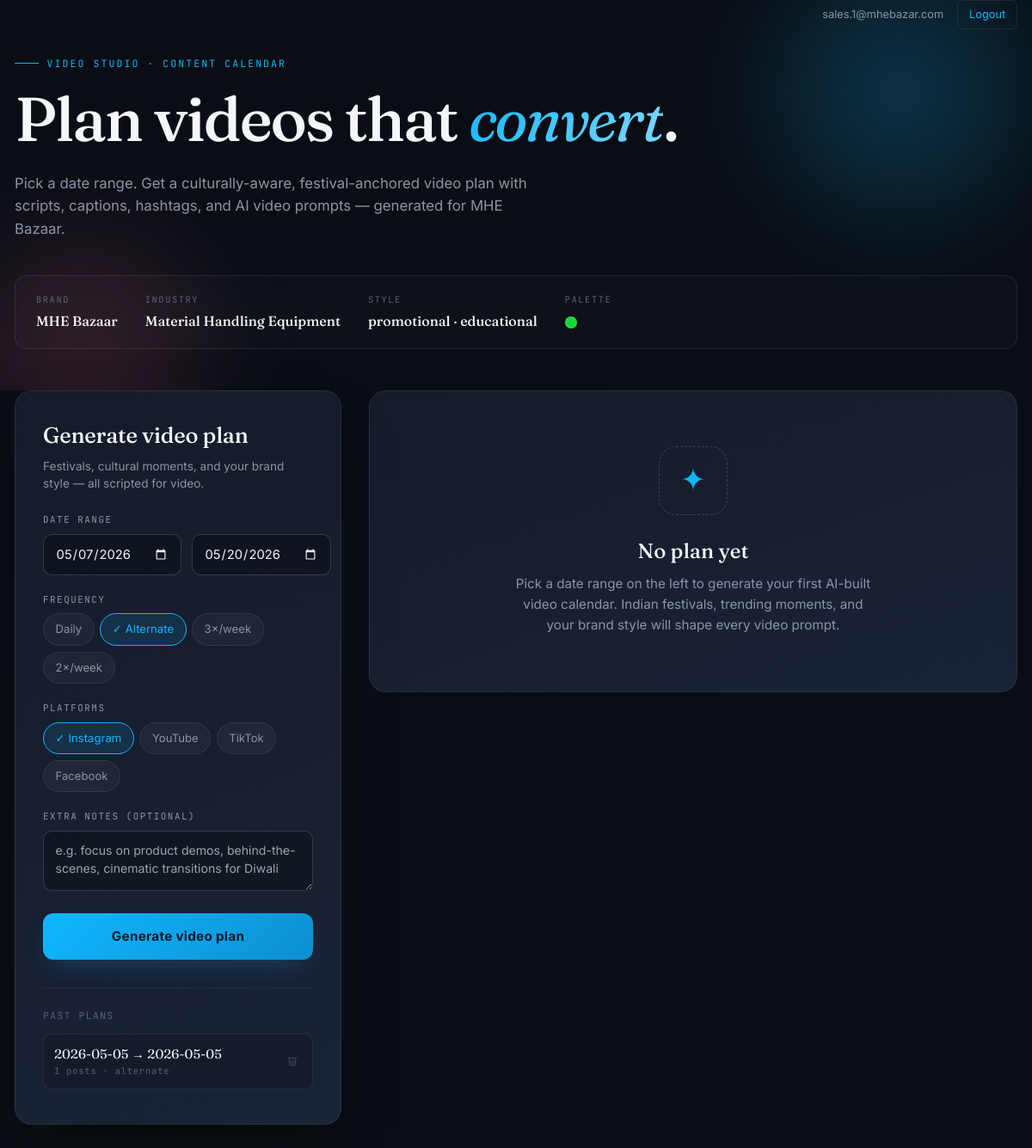
Page /video/ (signed in) on the committed database.
### accounts/models.py (models this page shows, shortened)
class User(AbstractUser):
    email = models.EmailField(unique=True)
    USERNAME_FIELD = 'email'
    REQUIRED_FIELDS = ['username']

### video/models.py (models this page shows, shortened)
class VideoProfile(models.Model):
    user = models.OneToOneField(settings.AUTH_USER_MODEL, on_delete=models.CASCADE, related_name='video_profile')
    brand_name = models.CharField(max_length=255, blank=True, default='')
    industry = models.CharField(max_length=255, blank=True, default='')
    target_platforms = models.JSONField(default=list, blank=True)
    target_audience = models.TextField(blank=True, default='')
    goals = models.TextField(blank=True, default='')
    video_style = models.CharField(max_length=100, blank=True, default='')
    tone = models.CharField(max_length=100, blank=True, default='')
    duration_pref = models.CharField(max_length=50, blank=True, default='5')
    music_preference = models.CharField(max_length=100, blank=True, default='none')
    voiceover = models.BooleanField(default=False)
    brand_colors = models.JSONField(default=list, blank=True)
    logo_url = models.URLField(max_length=1000, blank=True, default='')
    fonts = models.CharField(max_length=255, blank=True, default='')
    instagram = models.CharField(max_length=255, blank=True, default='')
    youtube = models.CharField(max_length=255, blank=True, default='')
    tiktok = models.CharField(max_length=255, blank=True, default='')
    facebook = models.CharField(max_length=255, blank=True, default='')
    linkedin = models.CharField(max_length=255, blank=True, default='')
    created_at = models.DateTimeField(auto_now_add=True)
    updated_at = models.DateTimeField(auto_now=True)
    def to_brand_dict(self):
        return {
            "brand_name": self.brand_name,
            "industry": self.industry,
            "target_audience": self.target_audience,
            "goals": self.goals,
            "video_style": self.video_style,
            "tone": self.tone,
            "duration_pref": self.duration_pref,
            "music_preference": self.music_preference,
            "voiceover": self.voiceover,
            "brand_colors": self.brand_colors or [],
            "fonts": self.fonts,
            "target_platforms": self.target_platforms or [],
            "social_handles": {
                "instagram": self.instagram,
                "youtube": self.youtube,
                "tiktok": self.tiktok,
                "facebook": self.facebook,
                "linkedin": self.linkedin,
            },
        }

class GeneratedVideoPlan(models.Model):
    user = models.ForeignKey(settings.AUTH_USER_MODEL, on_delete=models.CASCADE, related_name='generated_video_plans')
    plan_id = models.CharField(max_length=30, unique=True)
    start_date = models.DateField()
    end_date = models.DateField()
    frequency = models.CharField(max_length=20, default='daily')
    platforms = models.JSONField(default=list)
    summary = models.TextField(blank=True, default='')
    themes = models.JSONField(default=list, blank=True)
    is_bookmarked = models.BooleanField(default=False)
    status        = models.CharField(max_length=20, default='approved') # 'draft' | 'approved' | 'rejected'
    admin_note    = models.TextField(blank=True, default='')
    created_at    = models.DateTimeField(auto_now_add=True)
    approved_at   = models.DateTimeField(null=True, blank=True)
    class Meta:
        ordering = ['-created_at']
    def to_dict(self):
        posts = [p.to_dict() for p in self.video_posts.all().order_by('sort_order')]
        return {
            "id": self.plan_id,
            "created_at": self.created_at.isoformat() + "Z" if self.created_at else "",
            "start_date": str(self.start_date),
            "end_date": str(self.end_date),
            "frequency": self.frequency,
            "platforms": self.platforms,
            "summary": self.summary,
            "themes": self.themes,
            "status": self.status,
            "admin_note": self.admin_note,
            "posts": posts,
        }

### video/views.py (the view)
# urls.py: path("", views.video_plan, name="video_plan"),
@login_required
def video_plan(request):
    if not hasattr(request.user, 'video_profile'):
        return redirect('video_onboarding')
    profile = request.user.video_profile
    brand = profile.to_brand_dict()
    db_plans = GeneratedVideoPlan.objects.filter(user=request.user)
    plans = [p.to_dict() for p in db_plans]
    plans_json = json.dumps(plans)
    return render(request, 'video/video_plan.html', {
        'brand': brand,
        'brand_obj': profile,
        'plans': plans,
        'plans_json': plans_json,
        'has_brand': True,
    })

### video/models.py (called while the page is built)
    def to_dict(self):
        return {
            "post_id": self.post_id,
            "date": self.date,
            "day_of_week": self.day_of_week,
            "occasion": self.occasion,
            "post_type": self.post_type,
            "platforms": self.platforms,
            "title": self.title,
            "script": self.script,
            "caption": self.caption,
            "hashtags": self.hashtags,
            "call_to_action": self.call_to_action,
            "video_prompt": self.video_prompt,
            "aspect_ratio": self.aspect_ratio,
            "duration": self.duration,
            "color_palette_hint": self.color_palette_hint,
            "video_url": self.video_url,
            "video_status": self.video_status,
            "generation_task_id": self.generation_task_id,
        }

### crontools/templates/video/video_plan.html (shortened to what this page needs)
{% extends "base.html" %}
{% load static %}
{% block content %}
<div class="plan-root">
    <header class="plan-hero">
        <div style="position: absolute; top: 1.5rem; right: 2rem; display: flex; gap: 1rem; align-items: center; z-index: 10;">
            <span style="color: var(--plan-text-dim); font-size: 0.8rem;">{{ user.email }}</span>
            <a href="{% url 'logout' %}" style="color: var(--brand); font-size: 0.8rem; text-decoration: none; border: 1px solid var(--plan-border); padding: 0.4rem 0.8rem; border-radius: 6px;">Logout</a>
        </div>
        <div class="plan-eyebrow">Video Studio · Content Calendar</div>
        <h1 class="plan-title">Plan videos that <em>convert</em>.</h1>
        <p class="plan-subtitle">Pick a date range. Get a culturally-aware, festival-anchored video plan with scripts, captions, hashtags, and AI video prompts — generated for {{ brand_obj.brand_name|default:"your brand" }}.</p>
        {% if has_brand %}
        <div class="brand-strip">
            <div class="brand-strip-item">
                <span class="brand-strip-label">Brand</span>
                <span class="brand-strip-value">{{ brand_obj.brand_name }}</span>
            </div>
            <div class="brand-strip-item">
                <span class="brand-strip-label">Industry</span>
                <span class="brand-strip-value">{{ brand_obj.industry }}</span>
            </div>
            <div class="brand-strip-item">
                <span class="brand-strip-label">Style</span>
                <span class="brand-strip-value">{{ brand_obj.video_style }} · {{ brand_obj.tone }}</span>
            </div>
            <div class="brand-strip-item">
                <span class="brand-strip-label">Palette</span>
                <span class="brand-strip-value">
                    {% for c in brand_obj.brand_colors %}<span class="brand-color-dot" style="--bg: {{ c|default:'#000' }}; background-color: var(--bg);"></span>{% endfor %}
                </span>
            </div>
        </div>
        {% endif %}
    </header>
    <main class="plan-layout">
        <aside class="gen-panel">
            <h2 class="gen-panel-title">Generate video plan</h2>
            <p class="gen-panel-sub">Festivals, cultural moments, and your brand style — all scripted for video.</p>
            <div class="field-group">
                <label class="field-label">Date range</label>
                <div class="date-row">
                    <input type="date" id="start-date" />
                    <input type="date" id="end-date" />
                </div>
            </div>
            <div class="field-group">
                <label class="field-label">Frequency</label>
                <div class="freq-chips" id="freq-chips">
                    <div class="chip" data-value="daily"><span class="chip-tick">✓</span>Daily</div>
                    <div class="chip active" data-value="alternate"><span class="chip-tick">✓</span>Alternate</div>
                    <div class="chip" data-value="weekly_3"><span class="chip-tick">✓</span>3×/week</div>
                    <div class="chip" data-value="weekly_2"><span class="chip-tick">✓</span>2×/week</div>
                </div>
            </div>
            <div class="field-group">
                <label class="field-label">Platforms</label>
                <div class="platform-chips" id="platform-chips">
                    <div class="chip active" data-value="instagram"><span class="chip-tick">✓</span>Instagram</div>
                    <div class="chip" data-value="youtube"><span class="chip-tick">✓</span>YouTube</div>
                    <div class="chip" data-value="tiktok"><span class="chip-tick">✓</span>TikTok</div>
                    <div class="chip" data-value="facebook"><span class="chip-tick">✓</span>Facebook</div>
                </div>
            </div>
            <div class="field-group">
                <label class="field-label">Extra notes (optional)</label>
                <textarea id="notes" placeholder="e.g. focus on product demos, behind-the-scenes, cinematic transitions for Diwali"></textarea>
            </div>
            <button class="gen-btn" id="generate-btn">
                <span class="btn-label">Generate video plan</span>
            </button>
            <div class="past-plans" id="past-plans-wrap" {% if not plans %}style="display:none;"{% endif %}>
                <div class="past-plans-title">Past plans</div>
                <div id="past-plans-list">
                    {% for p in plans reversed %}
                    <div class="past-plan-item" data-plan-id="{{ p.id }}">
                        <div>
                            <div class="pp-dates">{{ p.start_date }} → {{ p.end_date }}</div>
                            <div class="pp-meta">{{ p.posts|length }} posts · {{ p.frequency }}</div>
                        </div>
                        <button class="past-plan-delete" data-plan-id="{{ p.id }}" title="Delete">
                            <svg width="14" height="14" viewBox="0 0 24 24" fill="none" stroke="currentColor" stroke-width="2"><polyline points="3 6 5 6 21 6"></polyline><path d="M19 6l-2 14H7L5 6"></path><path d="M10 11v6M14 11v6"></path></svg>
                        </button>
                    </div>
                    {% endfor %}
                </div>
            </div>
        </aside>
        <section class="results-col" id="results-col">
            <div class="empty-state" id="empty-state">
                <div class="empty-illustration">✦</div>
                <h3>No plan yet</h3>
                <p>Pick a date range on the left to generate your first AI-built video calendar. Indian festivals, trending moments, and your brand style will shape every video prompt.</p>
            </div>
        </section>
    </main>
</div>
{% endblock %}

### rows in the picture
User: email "sales.1@mhebazar.com"
VideoProfile: brand_name "MHE Bazaar", industry "Material Handling Equipment", video_style "promotional", tone "educational"
GeneratedVideoPlan: frequency "alternate"

### other values in the picture
{{ p.start_date }} "2026-05-05"
{{ p.end_date }} "2026-05-05"
{{ p.posts|length }} "1"
